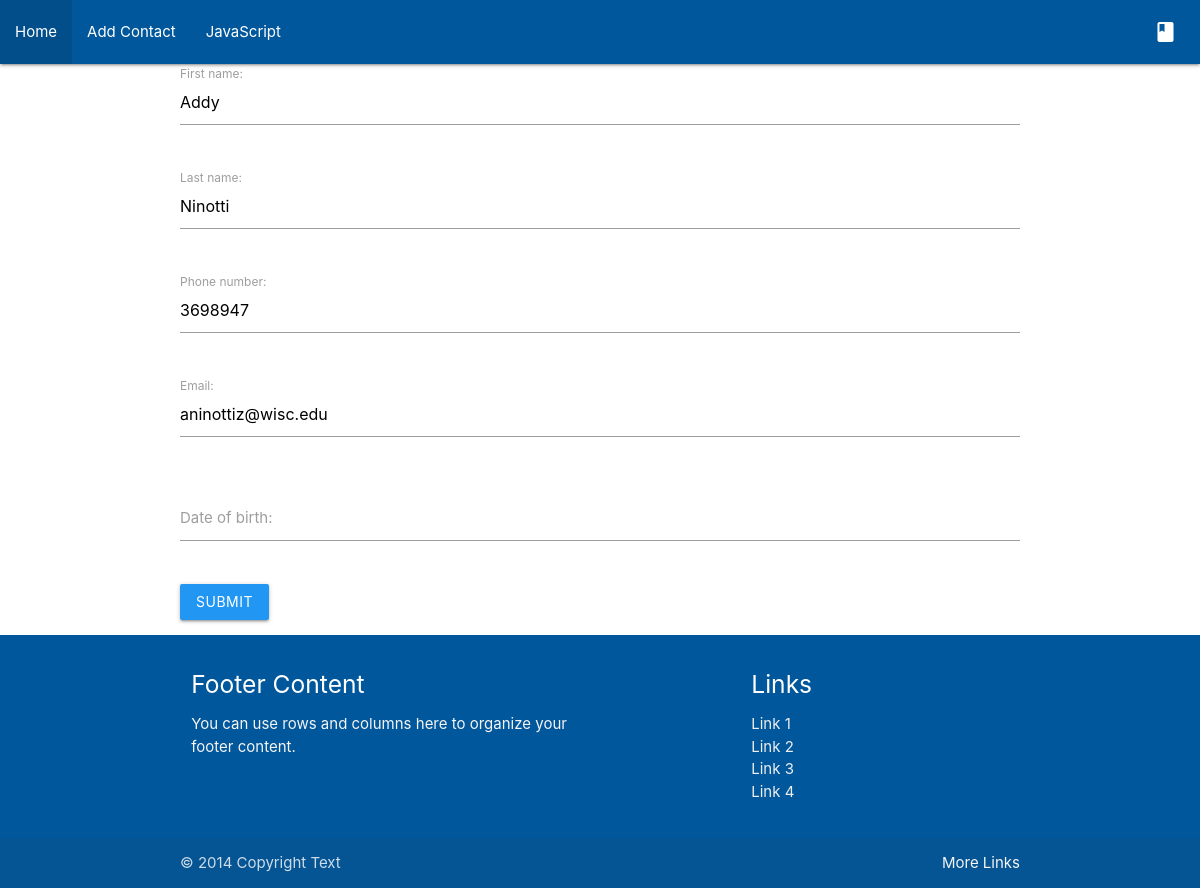
/contact/36/update, run on an earlier commit of the app's database.
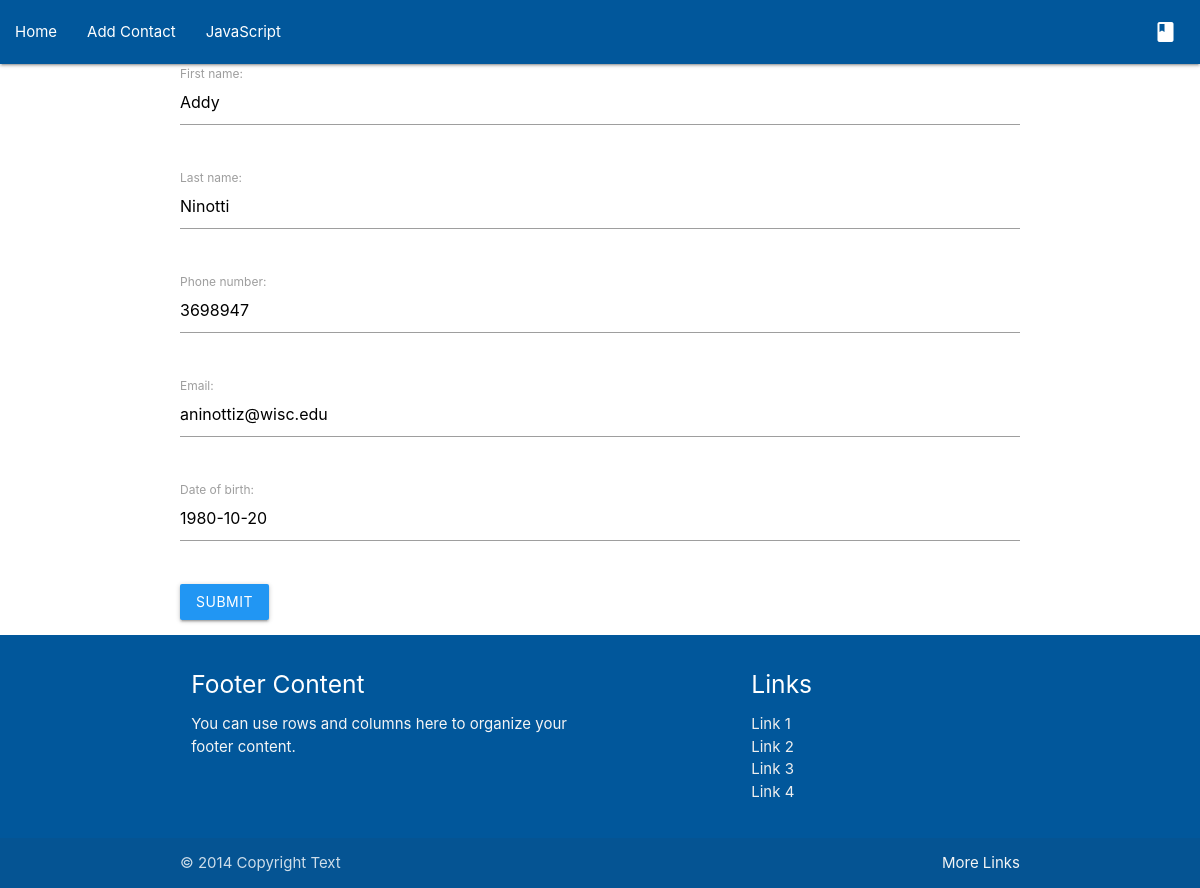
And on a later commit of the database.
### contacts/models.py (models this page shows, shortened)
class PersonContact(models.Model):
    first_name = models.CharField(max_length=50)
    last_name = models.CharField(max_length=50)
    phone_number = models.PositiveBigIntegerField()
    email = models.EmailField()
    date_of_birth = models.DateField()
    class Meta:
        ordering = ['first_name']

### contacts/views.py (the view)
# urls.py: path('contact/<int:pk>/update', ContactUpdateView.as_view(), name='contact-update'),
class ContactUpdateView(UpdateView):
    model = PersonContact
    template_name = 'contacts/form.html'
    fields = '__all__'

### contacts/templates/contacts/form.html (shortened to what this page needs)
{% extends "contacts/base.html" %}
{% block content %}
    <form class="col s12" action="" method="POST">
        {% for field in form.visible_fields %}
            <div class="row">
                <div class="input-field col s12">
                {{ field.label_tag }} {{ field }}
            </div>
        </div>
        {% endfor %}
        <button class="btn blue" type="submit">Submit</button>
    </form>
{% endblock content %}

What changed in the data, as far as the page shows it:
changed PersonContact "Addy": date_of_birth (not shown) → "1980-10-20"
